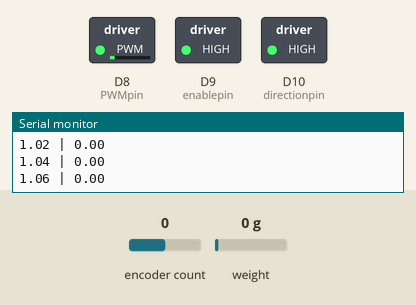
Bench run of a sketch on a simulated Arduino Due. Parts: switched loads named in the sketch (green lamp = pin HIGH), the last lines printed to the serial monitor. Inputs (shaded band) come from the test bench; at power-on: encoder count 0, weight on the scale 0 g (analog values on the 0–1023 scale).

Above: at 1.7 s.
1.8 s: encoder count set to 1
At 2.4 s:
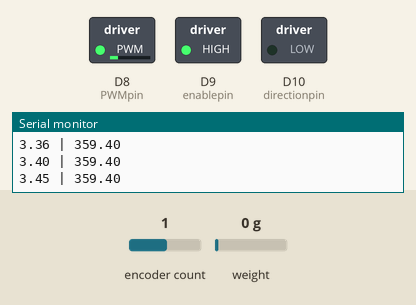
3.3 s: encoder count set to 0
At 4.8 s:
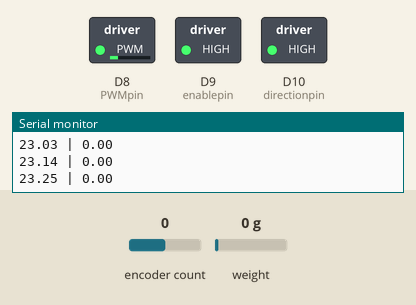
6.3 s: encoder count set to 4
At 7.0 s:
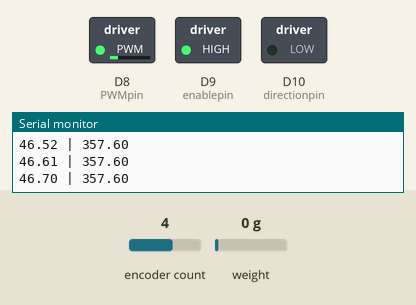
Timing chart, 0 to 9.3 s (numbered marks = the images above; inputs shaded):
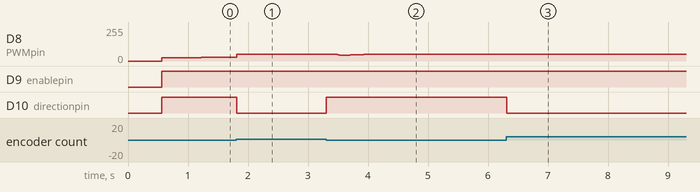

The sketch:

OranAng_MinTrajPosCont_HardCode.ino
```cpp
#include "HX711_ADC.h" //This library can be obtained here http://librarymanager/All#Avia_HX711
#include <Encoder.h>

// Calibration factor for load cell
#define calibration_factor  398046.19

// HX711 pin definitions
#define LOADCELL1_DOUT_PIN 34
#define LOADCELL1_SCK_PIN 35

// Orange encoder definitions (for joint angle)
#define ENCODER_A 22  // Green wire
#define ENCODER_B 21  // White wire

// Encoder specifications for orange encoder
const int PPR = 600;
const int COUNTS_PER_REV = PPR * 4;  // 2400 counts per revolution

// Encoder object
Encoder orangeEncoder(ENCODER_A, ENCODER_B);  // Orange joint encoder

// Variables for orange encoder
float currentJointAngle = 40.0;

// Load cell instance
HX711_ADC LOADCELL(LOADCELL1_DOUT_PIN, LOADCELL1_SCK_PIN);

// PWM initialization
int PWMpin = 8;
int enablepin = 9;
int directionpin = 10;

// Control variables
float Theta;        // Current angle (radians)
float Theta_prev;   // Previous angle for velocity estimation
float Theta_vel;    // Estimated velocity (rad/s)
float PWM;
float error;
float t;
float t_prev;
float torque;

// Minimum Jerk Trajectory variables
float traj_start_angle;     // Starting angle for trajectory (radians)
float traj_target_angle;    // Target angle for trajectory (radians)
float traj_start_time;      // Time when trajectory started
float traj_duration;        // Duration of trajectory (seconds)
bool traj_active;           // Is trajectory currently active?
bool traj_complete;         // Has trajectory been completed?
float traj_desired_pos;     // Current desired position from trajectory (radians)
float traj_desired_vel;     // Current desired velocity from trajectory (rad/s)
float traj_desired_acc;     // Current desired acceleration from trajectory (rad/s²)

// PD gains with feedforward
float Kp = 4.0;      // Proportional gain
float Kd = 1.0;      // Derivative gain
float Kff = 1.0;     // Feedforward gain for acceleration

// ***** CHANGE TARGET ANGLE HERE *****
float target_angle_deg = 60.0;  // Target angle in degrees
// ************************************

// Control signal limits
const float PWM_MIN = 410;
const float PWM_MAX = 800;
const float DEADBAND = 0.005;  // Small deadband to prevent oscillation when at target

void setup() {
  Serial.begin(115200);

  // Torque Sensor
  LOADCELL.begin();
  LOADCELL.start(1, true);
  LOADCELL.setCalFactor(calibration_factor);

  // Motor setup
  pinMode(enablepin, OUTPUT);
  pinMode(directionpin, OUTPUT);
  pinMode(PWMpin, OUTPUT);

  // Orange joint encoder pins
  pinMode(ENCODER_A, INPUT_PULLUP);
  pinMode(ENCODER_B, INPUT_PULLUP);

  digitalWrite(enablepin, LOW);

  analogReadResolution(12);
  analogWriteResolution(12);

  // Initialize trajectory variables
  traj_active = false;
  traj_complete = false;
  traj_duration = 10.0;  // 10 seconds for smooth trajectory

  // Initialize state variables using joint angle
  t_prev = millis() / 1000.0;
  Theta = joint_angle() * 3.14159265359 / 180.0;
  Theta_prev = Theta;
  Theta_vel = 0;

  // Initialize desired trajectory values
  traj_desired_pos = Theta;
  traj_desired_vel = 0;
  traj_desired_acc = 0;

  Serial.println("Motor Control - Minimum Jerk Trajectory");
  Serial.print("Starting angle: ");
  Serial.print(Theta * 180.0 / 3.14159265359, 2);
  Serial.println(" degrees");
  Serial.print("Target angle: ");
  Serial.print(target_angle_deg, 2);
  Serial.println(" degrees");
  Serial.println("Desired | Actual");

  // Start trajectory
  float target_angle_rad = target_angle_deg * 3.14159265359 / 180.0;
  startMinimumJerkTrajectory(Theta, target_angle_rad, traj_duration);

  delay(100);
}

void loop() {
  LOADCELL.update();

  // Current time in seconds
  t = millis() / 1000.0;
  float dt = t - t_prev;

  // Ensure reasonable dt
  if (dt < 0.001) dt = 0.001;

  // Read current angle from joint encoder (orange encoder)
  Theta = joint_angle() * 3.14159265359 / 180.0;

  // Estimate velocity using finite difference (with smoothing)
  float vel_raw = (Theta - Theta_prev) / dt;
  Theta_vel = 0.7 * Theta_vel + 0.3 * vel_raw;  // Low-pass filter

  // Calculate minimum jerk trajectory
  if (traj_active) {
    float elapsed_time = t - traj_start_time;

    if (elapsed_time >= traj_duration) {
      // Trajectory complete - hold final position
      traj_active = false;
      traj_complete = true;
      traj_desired_pos = traj_target_angle;
      traj_desired_vel = 0;
      traj_desired_acc = 0;
    } else {
      // Calculate trajectory using minimum jerk polynomial
      calculateMinimumJerkTrajectory(elapsed_time);
    }
  }

  // Position error (desired - actual)
  error = traj_desired_pos - Theta;

  // Velocity error (desired - actual)
  float velocity_error = traj_desired_vel - Theta_vel;

  // PD control law with feedforward acceleration
  float control_signal = Kp * error + Kd * velocity_error + Kff * traj_desired_acc;

  // Apply deadband when trajectory is complete and error is small
  if (traj_complete && abs(error) < DEADBAND) {
    control_signal = 0;
  }

  // Convert control signal to PWM with saturation
  if (abs(control_signal) < 0.01) {
    // Very small control signal - turn off motor
    digitalWrite(enablepin, LOW);
    PWM = 0;
  } else {
    // Map control signal to PWM range
    PWM = constrain(PWM_MIN + 311.607 * abs(control_signal), PWM_MIN, PWM_MAX);

    // Set motor direction based on control signal sign
    digitalWrite(enablepin, HIGH);
    analogWrite(PWMpin, PWM);

    if (control_signal > 0) {
      digitalWrite(directionpin, HIGH);
    } else {
      digitalWrite(directionpin, LOW);
    }
  }

  // Read torque from load cell
  torque = LOADCELL.getData();

  // Print desired and actual angles side by side
  Serial.print(traj_desired_pos * 180.0 / 3.14159265359, 2);
  Serial.print(" | ");
  Serial.println(Theta * 180.0 / 3.14159265359, 2);

  // Update previous values
  t_prev = t;
  Theta_prev = Theta;

  delay(10);  // 100 Hz control loop
}

// Function: joint_angle() - reads the orange encoder
// Returns angle in degrees (clockwise positive)
float joint_angle() {
  // Read encoder count (negate to make clockwise positive)
  long newCount = -orangeEncoder.read();

  // Calculate angle (0-360 degrees)
  long angleCount = newCount % COUNTS_PER_REV;
  currentJointAngle = (float)angleCount * 360.0 / COUNTS_PER_REV;

  // Handle negative angles
  if (currentJointAngle < 0) {
    currentJointAngle += 360.0;
  }

  return currentJointAngle;
}

void startMinimumJerkTrajectory(float start_pos, float target_pos, float duration) {
  traj_start_angle = start_pos;
  traj_target_angle = target_pos;
  traj_start_time = millis() / 1000.0;
  traj_duration = duration;
  traj_active = true;
  traj_complete = false;
}

void calculateMinimumJerkTrajectory(float tau) {
  // tau is elapsed time since trajectory start
  float T = traj_duration;
  float q0 = traj_start_angle;
  float qf = traj_target_angle;

  // Normalized time (0 to 1)
  float s = tau / T;

  // Clamp s to [0, 1] for safety
  if (s < 0) s = 0;
  if (s > 1) s = 1;

  // Pre-calculate powers of s
  float s2 = s * s;
  float s3 = s2 * s;
  float s4 = s3 * s;
  float s5 = s4 * s;

  // Minimum jerk trajectory polynomial (5th order)
  // Position: q(s) = q0 + (qf - q0) * (10s³ - 15s⁴ + 6s⁵)
  float position_polynomial = 10.0 * s3 - 15.0 * s4 + 6.0 * s5;
  traj_desired_pos = q0 + (qf - q0) * position_polynomial;

  // Velocity: dq/dt = (qf - q0)/T * d/ds[10s³ - 15s⁴ + 6s⁵]
  //                 = (qf - q0)/T * (30s² - 60s³ + 30s⁴)
  float velocity_polynomial = 30.0 * s2 - 60.0 * s3 + 30.0 * s4;
  traj_desired_vel = (qf - q0) / T * velocity_polynomial;

  // Acceleration: d²q/dt² = (qf - q0)/T² * d²/ds²[10s³ - 15s⁴ + 6s⁵]
  //                       = (qf - q0)/T² * (60s - 180s² + 120s³)
  float acceleration_polynomial = 60.0 * s - 180.0 * s2 + 120.0 * s3;
  traj_desired_acc = (qf - q0) / (T * T) * acceleration_polynomial;
}
```

Measured:
- after the input at 1.8 s, D10 (directionpin): HIGH → LOW at once
- after the input at 3.3 s, D10 (directionpin): LOW → HIGH at once
- after the input at 6.3 s, D10 (directionpin): HIGH → LOW at once
